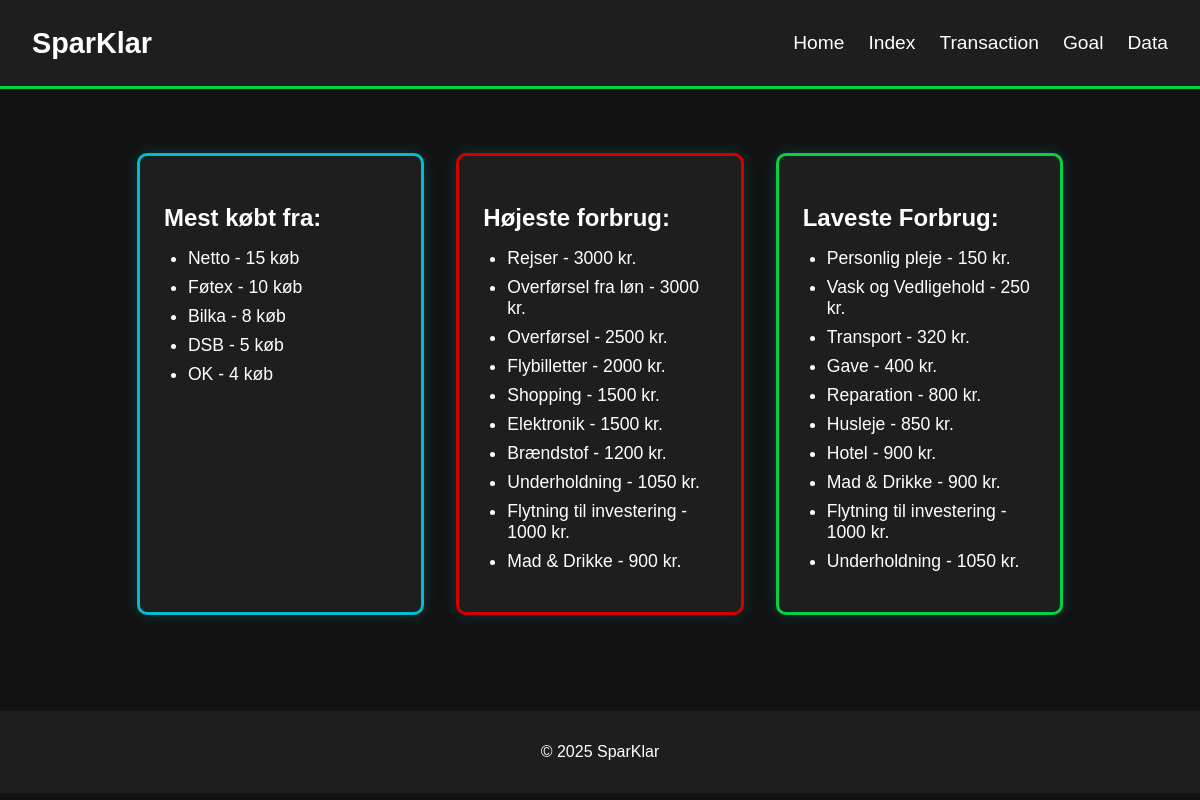
Page /data on the committed database.
### tables this page shows
CREATE TABLE "Top Merchants" (
"ID" INTEGER,
  "Merchant_Name" TEXT,
  "Purchase_Count" INTEGER
);

CREATE TABLE "Transactions" (
"Transaction_ID" INTEGER,
  "Account_ID" INTEGER,
  "Date" TEXT,
  "Amount (DKK)" INTEGER,
  "Category" TEXT,
  "Vendor" TEXT
);

### app.py (the view)
@app.route('/data')
def Data_overview():
    conn = get_db_connection()
    top_merchants = conn.execute("""
        SELECT "Merchant_Name", "Purchase_Count"
        FROM "Top Merchants"
        ORDER BY "Purchase_Count" DESC
        LIMIT 10
    """).fetchall()
    highest_spending = conn.execute("""
        SELECT "Category", SUM("Amount (DKK)") as total
        FROM "Transactions"
        GROUP BY "Category"
        ORDER BY total DESC
        LIMIT 10
    """).fetchall()
    lowest_spending = conn.execute("""
        SELECT "Category", SUM("Amount (DKK)") as total
        FROM "Transactions"
        GROUP BY "Category"
        ORDER BY total ASC
        LIMIT 10
    """).fetchall()
    conn.close()
    return render_template(
        'Data_overview.html',
        top_merchants=top_merchants,
        highest_spending=highest_spending,
        lowest_spending=lowest_spending
    )

### app.py (called while the page is built)
def get_db_connection():
    conn = sqlite3.connect(DATABASE)
    conn.row_factory = sqlite3.Row
    return conn

### templates/Data_overview.html (shortened to what this page needs)
<!DOCTYPE html>
<html lang="da">
<head>
    <link rel="stylesheet" href="{{ url_for('static', filename='css/style.css') }}">
</head>
<body>
    <header class="dark-header">
        <div class="logo">SparKlar</div>
        <ul class="nav-links">
            <li><a href="{{ url_for('home') }}">Home</a></li>
            <li><a href="{{ url_for('index_overblik') }}">Index</a></li>
            <li><a href="{{ url_for('transaction', account_id=1) }}">Transaction</a></li>
            <li><a href="{{ url_for('goals') }}">Goal</a></li>
            <li><a href="{{ url_for('Data_overview') }}">Data</a></li>
        </ul>
    </header>
    <main class="dashboard">
        <div class="data-container">
            <div class="data-card blue">
                <h3>Mest købt fra:</h3>
                <ul>
                    {% for item in top_merchants %}
                        <li>{{ item['Merchant_Name'] }} - {{ item['Purchase_Count'] }} køb</li>
                    {% endfor %}
                </ul>
            </div>
            <div class="data-card red">
                <h3>Højeste forbrug:</h3>
                <ul>
                    {% for item in highest_spending %}
                        <li>{{ item['Category'] }} - {{ item['total'] }} kr.</li>
                    {% endfor %}
                </ul>
            </div>
            <div class="data-card green">
                <h3>Laveste Forbrug:</h3>
                <ul>
                    {% for item in lowest_spending %}
                        <li>{{ item['Category'] }} - {{ item['total'] }} kr.</li>
                    {% endfor %}
                </ul>
            </div>
        </div>
    </main>
    <footer class="dark-footer">
        <p>&copy; 2025 SparKlar</p>
    </footer>
</body>
</html>

### static/css/style.css (style rules this page uses)
body { font-family: Arial, sans-serif; background-color: #121212; color: #ffffff; margin: 0; padding: 0; display: flex; flex-direction: column; }
header.dark-header { display: flex; align-items: center; justify-content: space-between; background-color: #1e1e1e; padding: 1rem 2rem; border-bottom: 3px solid #00d440; }
header .logo { font-size: 1.8rem; font-weight: bold; color: #ffffff; }
.nav-links { list-style: none; display: flex; gap: 1.5rem; }
.nav-links li a { color: #ffffff; text-decoration: none; font-size: 1.2rem; transition: color 0.3s; }
.dashboard { display: flex; justify-content: center; align-items: flex-start; padding: 2rem; gap: 2rem; }
.data-container { display: flex; justify-content: space-between; gap: 2rem; padding: 2rem; }
.data-card { flex: 1; background-color: #1e1e1e; padding: 1.5rem; border-radius: 10px; box-shadow: 0 0 15px rgba(0, 188, 212, 0.2); text-align: left; }
.data-card h3 { font-size: 1.5rem; margin-bottom: 1rem; color: #ffffff; }
.data-card ul { list-style: disc; padding-left: 1.5rem; }
.data-card li { font-size: 1.1rem; margin-bottom: 0.5rem; }
.data-card.blue { border: 3px solid #00bcd4; }
.data-card.red { border: 3px solid #d40000; }
.data-card.green { border: 3px solid #00d440; }
footer.dark-footer { text-align: center; background-color: #1e1e1e; padding: 1rem; margin-top: 2rem; }

### rows in the picture
Top Merchants: Merchant_Name "Netto", Purchase_Count "15"
Top Merchants: Merchant_Name "Føtex", Purchase_Count "10"
Top Merchants: Merchant_Name "Bilka", Purchase_Count "8"
Top Merchants: Merchant_Name "DSB", Purchase_Count "5"
Top Merchants: Merchant_Name "OK", Purchase_Count "4"
Transactions: Category "Rejser", total "3000"
Transactions: Category "Overførsel fra løn", total "3000"
Transactions: Category "Flybilletter", total "2000"
Transactions: Category "Shopping", total "1500"
Transactions: Category "Flytning til investering", total "1000"
Transactions: Category "Personlig pleje", total "150"
Transactions: Category "Vask og Vedligehold", total "250"
Transactions: Category "Gave", total "400"
Transactions: Category "Reparation", total "800"
Transactions: Category "Husleje", total "850"
Transactions: Category "Hotel", total "900"

### other values in the picture
{{ item['Category'] }} "Overførsel" "Elektronik" "Brændstof" "Underholdning" "Mad & Drikke"
{{ item['total'] }} "2500" "1500" "1200" "1050" "900"
{{ item['Category'] }} "Transport" "Mad & Drikke" "Underholdning"
{{ item['total'] }} "320" "900" "1050"
